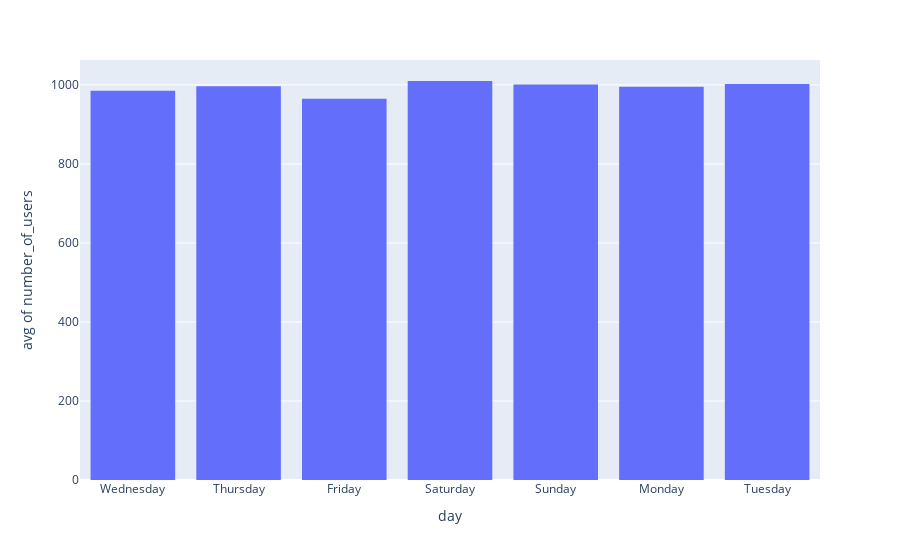

Notebook code cell kept with this figure:
### Markdown cell above
As mentioned before, we can also use a column with categorical data. As an example, let's plot the average number of users per day of the week:

### Code cell
fig = px.histogram(data_users_dict, x="day", y='number_of_users', histfunc='avg')
fig.show()

### Figure 1 — Plotly figure (JSON) as saved in the notebook; plotly's stock layout.template omitted (floating-point values rounded to 4 significant figures)
{"data": [{"alignmentgroup": "True", "bingroup": "x", "histfunc": "avg", "hovertemplate": "day=%{x}<br>avg of number_of_users=%{y}<extra></extra>", "legendgroup": "", "marker": {"color": "#636efa", "pattern": {"shape": ""}}, "name": "", "offsetgroup": "", "orientation": "v", "showlegend": false, "type": "histogram", "x": ["Wednesday", "Thursday", "Friday", "Saturday", "Sunday", "Monday", "Tuesday", "Wednesday", "Thursday", "Friday", "Saturday", "Sunday", "Monday", "Tuesday", "Wednesday", "Thursday", "Friday", "Saturday", "Sunday", "Monday", "Tuesday", "Wednesday", "Thursday", "Friday", "Saturday", "Sunday", "Monday", "Tuesday", "Wednesday", "Thursday", "Friday", "Saturday", "Sunday", "Monday", "Tuesday", "Wednesday", "Thursday", "Friday", "Saturday", "Sunday", "Monday", "Tuesday", "Wednesday", "Thursday", "Friday", "Saturday", "Sunday", "Monday", "Tuesday", "Wednesday", "Thursday", "Friday", "Saturday", "Sunday", "Monday", "Tuesday", "Wednesday", "Thursday", "Friday", "Saturday", "Sunday", "Monday", "Tuesday", "Wednesday", "Thursday", "Friday", "Saturday", "Sunday", "Monday", "Tuesday", "Wednesday", "Thursday", "Friday", "Saturday", "Sunday", "Monday", "Tuesday", "Wednesday", "Thursday", "Friday", "Saturday", "Sunday", "Monday", "Tuesday", "Wednesday", "Thursday", "Friday", "Saturday", "Sunday", "Monday", "Tuesday", "Wednesday", "Thursday", "Friday", "Saturday", "Sunday", "Monday", "Tuesday", "Wednesday", "Thursday", "Friday", "Saturday", "Sunday", "Monday", "Tuesday", "Wednesday", "Thursday", "Friday", "Saturday", "Sunday", "Monday", "Tuesday", "Wednesday", "Thursday", "Friday", "Saturday", "Sunday", "Monday", "Tuesday", "Wednesday"], "xaxis": "x", "y": [979, 994, 999, 1010, 1016, 973, 973, 979, 927, 993, 976, 939, 937, 1044, 991, 958, 996, 1022, 1017, 1009, 982, 976, 988, 972, 1074, 1052, 1051, 963, 987, 967, 958, 1036, 951, 964, 981, 903, 1098, 989, 1067, 979, 1075, 918, 1015, 975, 956, 986, 925, 901, 1101, 989, 1019, 982, 984, 937, 1070, 999, 984, 945, 937, 1000, 1074, 980, 991, 970, 922, 908, 959, 1046, 1094, 1041, 1035, 1049, 977, 998, 911, 1048, 1002, 978, 1000, 899, 1079, 961, 1000, 952, 896, 1017, 901, 983, 1073, 947, 998, 1009, 1065, 1049, 981, 997, 921, 989, 1017, 1014, 898, 984, 1078, 991, 1049, 977, 963, 1012, 990, 1036, 986, 918, 993, 1037, 979, 1037, 1024, 970, 1134, 1053], "yaxis": "y"}], "layout": {"barmode": "relative", "legend": {"tracegroupgap": 0}, "margin": {"t": 60}, "xaxis": {"anchor": "y", "domain": [0, 1], "title": {"text": "day"}}, "yaxis": {"anchor": "x", "domain": [0, 1], "title": {"text": "avg of number_of_users"}}}}
